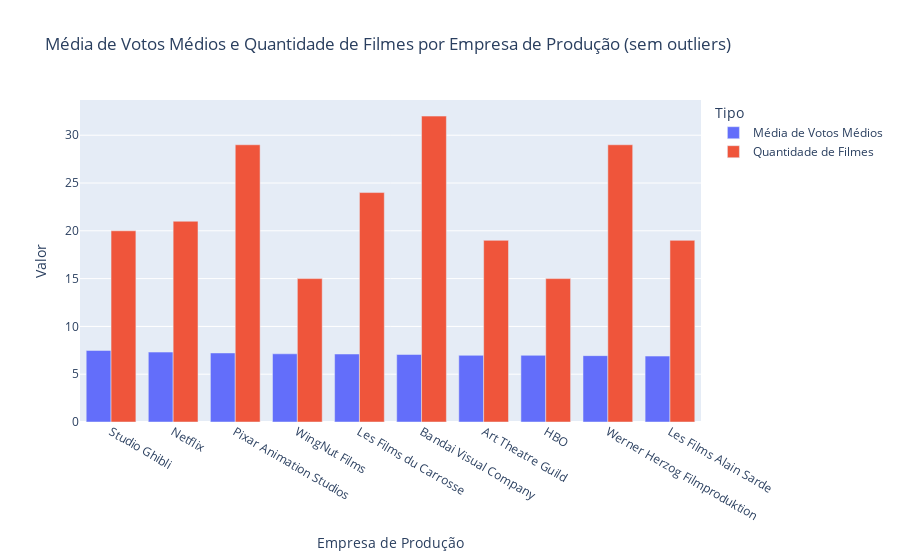

The notebook cell saved with this chart:
### Code cell
# Filtrar empresas que produziram menos de 5 filmes
empresas_com_menos_de_5_filmes = data['empresa_de_produção'].value_counts()[data['empresa_de_produção'].value_counts() < 5].index

# Remover outliers com base no filtro acima
data_filtrado = data[~data['empresa_de_produção'].isin(empresas_com_menos_de_5_filmes)]

# Calcular a quantidade de filmes que é 75% do total de filmes produzidos
percentil_75_filmes = data_filtrado['empresa_de_produção'].value_counts().quantile(0.75)

# Filtrar empresas que têm produzido mais filmes que 75% do total de filmes produzidos
empresas_com_mais_filmes = data_filtrado['empresa_de_produção'].value_counts()[data_filtrado['empresa_de_produção'].value_counts() > percentil_75_filmes]

# Filtrar empresas que produziram mais de 5 filmes e têm melhores votos médios
empresas_filtradas = empresas_com_mais_filmes.index

# Calcular a média de voto médio por empresa de produção apenas para as empresas selecionadas
media_votos_por_empresa = data_filtrado[data_filtrado['empresa_de_produção'].isin(empresas_filtradas)].groupby('empresa_de_produção')['voto_médio'].mean()

# Obter as 10 empresas com melhores médias de votos médios
top_10_empresas = media_votos_por_empresa.nlargest(10)

# Filtrar o DataFrame original para incluir apenas as 10 empresas com melhores médias de votos médios
data_filtrado_top_10_empresas = data_filtrado[data_filtrado['empresa_de_produção'].isin(top_10_empresas.index)]

# Obter a contagem de filmes por empresa
contagem_filmes_por_empresa = data_filtrado_top_10_empresas['empresa_de_produção'].value_counts().loc[top_10_empresas.index]

# Criar o DataFrame com as informações
df_empresas = pd.DataFrame({'Empresa de Produção': top_10_empresas.index,
                            'Média de Votos Médios': top_10_empresas.values,
                            'Quantidade de Filmes': contagem_filmes_por_empresa.values})

# Melt do DataFrame para ter as duas barras para cada empresa no gráfico
df_empresas_melt = pd.melt(df_empresas, id_vars=['Empresa de Produção'], 
                            value_vars=['Média de Votos Médios', 'Quantidade de Filmes'],
                            var_name='Tipo', value_name='Valor')

# Criar o gráfico de barras para a média de votos médios e quantidade de filmes produzidos
fig_empresas = px.bar(df_empresas_melt, 
                      x='Empresa de Produção', 
                      y='Valor',
                      color='Tipo',
                      barmode='group',
                      labels={'Empresa de Produção': 'Empresa de Produção', 
                              'Valor': 'Valor', 
                              'Tipo': 'Tipo'},
                      title='Média de Votos Médios e Quantidade de Filmes por Empresa de Produção (sem outliers)')

# Mostrar o gráfico
fig_empresas.show()

### Figure 1 — Plotly figure (JSON) as saved in the notebook; plotly's stock layout.template omitted (floating-point values rounded to 4 significant figures)
{"data": [{"alignmentgroup": "True", "hovertemplate": "Tipo=Média de Votos Médios<br>Empresa de Produção=%{x}<br>Valor=%{y}<extra></extra>", "legendgroup": "Média de Votos Médios", "marker": {"color": "#636efa", "pattern": {"shape": ""}}, "name": "Média de Votos Médios", "offsetgroup": "Média de Votos Médios", "orientation": "v", "showlegend": true, "textposition": "auto", "type": "bar", "x": ["Studio Ghibli", "Netflix", "Pixar Animation Studios", "WingNut Films", "Les Films du Carrosse", "Bandai Visual Company", "Art Theatre Guild", "HBO", "Werner Herzog Filmproduktion", "Les Films Alain Sarde"], "xaxis": "x", "y": [7.485, 7.314, 7.224, 7.133, 7.112, 7.062, 6.974, 6.973, 6.941, 6.895], "yaxis": "y"}, {"alignmentgroup": "True", "hovertemplate": "Tipo=Quantidade de Filmes<br>Empresa de Produção=%{x}<br>Valor=%{y}<extra></extra>", "legendgroup": "Quantidade de Filmes", "marker": {"color": "#EF553B", "pattern": {"shape": ""}}, "name": "Quantidade de Filmes", "offsetgroup": "Quantidade de Filmes", "orientation": "v", "showlegend": true, "textposition": "auto", "type": "bar", "x": ["Studio Ghibli", "Netflix", "Pixar Animation Studios", "WingNut Films", "Les Films du Carrosse", "Bandai Visual Company", "Art Theatre Guild", "HBO", "Werner Herzog Filmproduktion", "Les Films Alain Sarde"], "xaxis": "x", "y": [20, 21, 29, 15, 24, 32, 19, 15, 29, 19], "yaxis": "y"}], "layout": {"barmode": "group", "legend": {"title": {"text": "Tipo"}, "tracegroupgap": 0}, "title": {"text": "Média de Votos Médios e Quantidade de Filmes por Empresa de Produção (sem outliers)"}, "xaxis": {"anchor": "y", "domain": [0, 1], "title": {"text": "Empresa de Produção"}}, "yaxis": {"anchor": "x", "domain": [0, 1], "title": {"text": "Valor"}}}}
